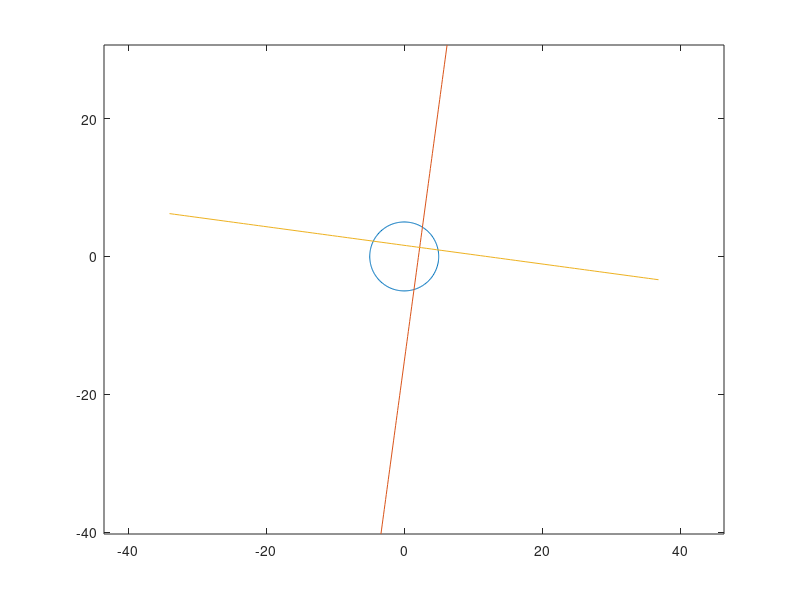

Here is the MATLAB script that generated this plot:
%Write a MATLAB program to draw a tangent, normal at any point of an
%ellipse
clc
clear all
a=input('a=\n');
b=input('b=\n');
theta=input('theta=\n');
x1=a*cos(theta);
y1=b*sin(theta);
co=-(y1*a^2/sqrt(x1^2*b^4+y1^2*a^4));
si=(x1*b^4/sqrt(x1^2*b^4+y1^2*a^4));
CO=(x1*b^4/sqrt(x1^2*b^4+y1^2*a^4));
SI=(y1*a^2/sqrt(x1^2*b^4+y1^2*a^4));
th=linspace(0,2*pi,200);
x=a*cos(th);
y=b*sin(th);
plot(x,y)
hold on
p=linspace(-5,5,100);
x2=x1+p*co;
y2=y1+p*si;
plot(x2,y2)
x3=x1+p*CO;
y3=x1+p*SI;
plot(x3,y3)
hold on
axis equal
